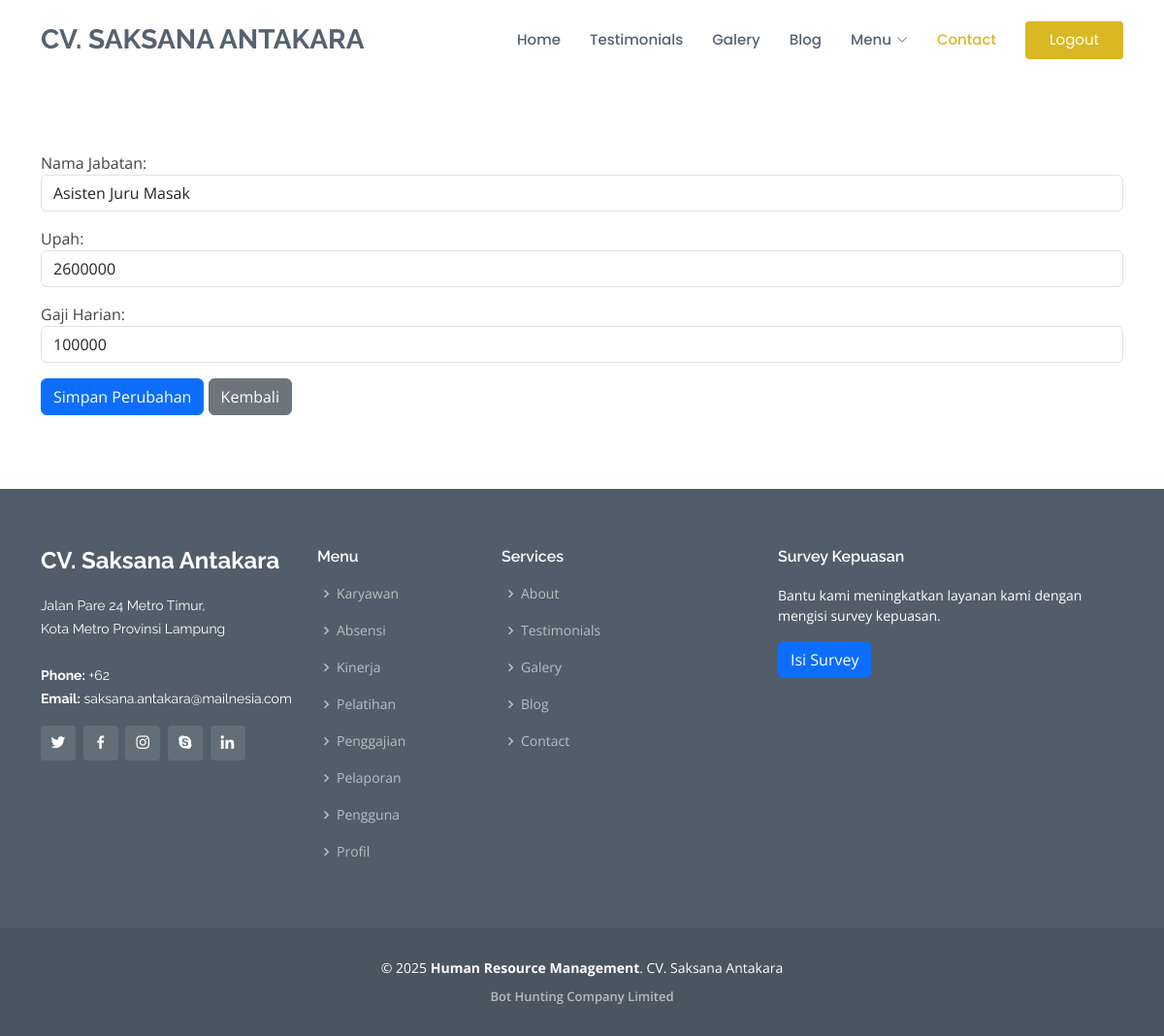
/edit_jabatan.php?id_jabatan=2 (signed in), run on the app's committed database.
### tables this page shows
CREATE TABLE `salary` (
  `id_jabatan` int NOT NULL,
  `jabatan` varchar(255) NOT NULL,
  `upah` int NOT NULL,
  `gaji_harian` int NOT NULL
);

### edit_jabatan.php (the view, shortened to what this page needs)
<?php
include 'koneksi.php';
include 'header.php';
$id_jabatan = $_GET['id_jabatan'];
$query = "SELECT * FROM salary WHERE id_jabatan = '$id_jabatan'";
$result = mysqli_query($koneksi, $query);
if ($result && mysqli_num_rows($result) > 0) {
    $jabatan = mysqli_fetch_assoc($result);
} else {
    echo "Data jabatan tidak ditemukan.";
    exit;
}
$upah = $jabatan['upah'];
$gaji_harian = $jabatan['gaji_harian'];
?>
<main class="container mt-4">
    <h1 class="text-center mb-4">Edit Jabatan</h1>
    <section id="edit-jabatan">
        <form action="<?php echo htmlspecialchars($_SERVER["PHP_SELF"]); ?>?id_jabatan=<?php echo $id_jabatan; ?>" method="post">
            <div class="mb-3">
                <label for="jabatan">Nama Jabatan:</label>
                <input type="text" class="form-control" id="jabatan" name="jabatan" value="<?php echo $jabatan['jabatan']; ?>" required>
            </div>
            <div class="mb-3">
                <label for="upah">Upah:</label>
                <input type="number" class="form-control" id="upah" name="upah" value="<?php echo $upah; ?>" required oninput="hitungGajiHarian(this.value)">
            </div>
            <div class="mb-3">
                <label for="gaji_harian">Gaji Harian:</label>
                <input type="number" class="form-control" id="gaji_harian" name="gaji_harian" value="<?php echo $gaji_harian; ?>" required readonly>
            </div>
            <button type="submit" class="btn btn-primary" name="submit">Simpan Perubahan</button>
            <a href="besaran_gaji.php" class="btn btn-secondary">Kembali</a>
        </form>
    </section>
</main>
<?php include 'footer.php' ?>

### assets/css/style.css (style rules this page uses)
body { font-family: "Open Sans", sans-serif; color: #444444; }
a { text-decoration: none; color: #d9b823; }
h1, h2, h3, h4, h5, h6 { font-family: "Raleway", sans-serif; }
section { padding: 60px 0; overflow: hidden; }

### data on the page
salary: jabatan "Asisten Juru Masak", upah "2600000", gaji_harian "100000"

### other printed values
$login_logout_text "Logout"
$page_titles[$tab] "Karyawan"
$page_titles[$tab] "Absensi"
$page_titles[$tab] "Kinerja"
$page_titles[$tab] "Pelatihan"
$page_titles[$tab] "Penggajian"
$page_titles[$tab] "Pelaporan"
$page_titles[$tab] "Pengguna"
$page_titles[$tab] "Profil"
